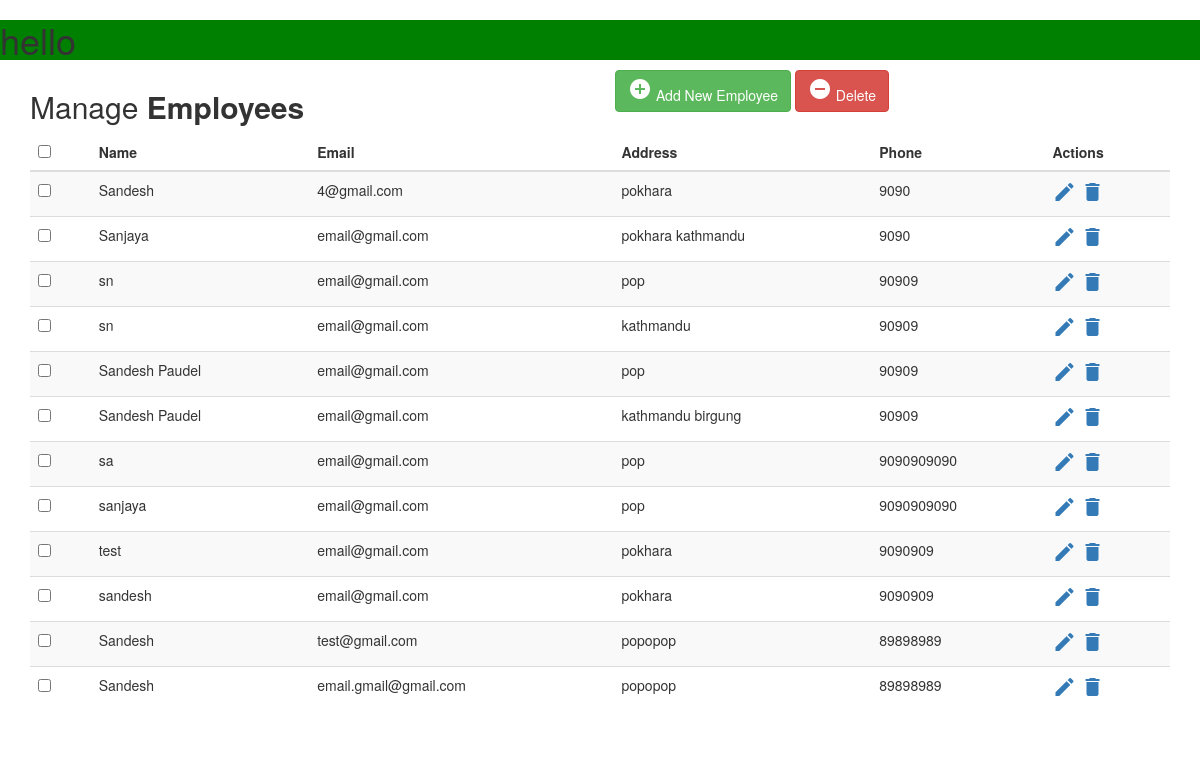
Before: / with the older database file.
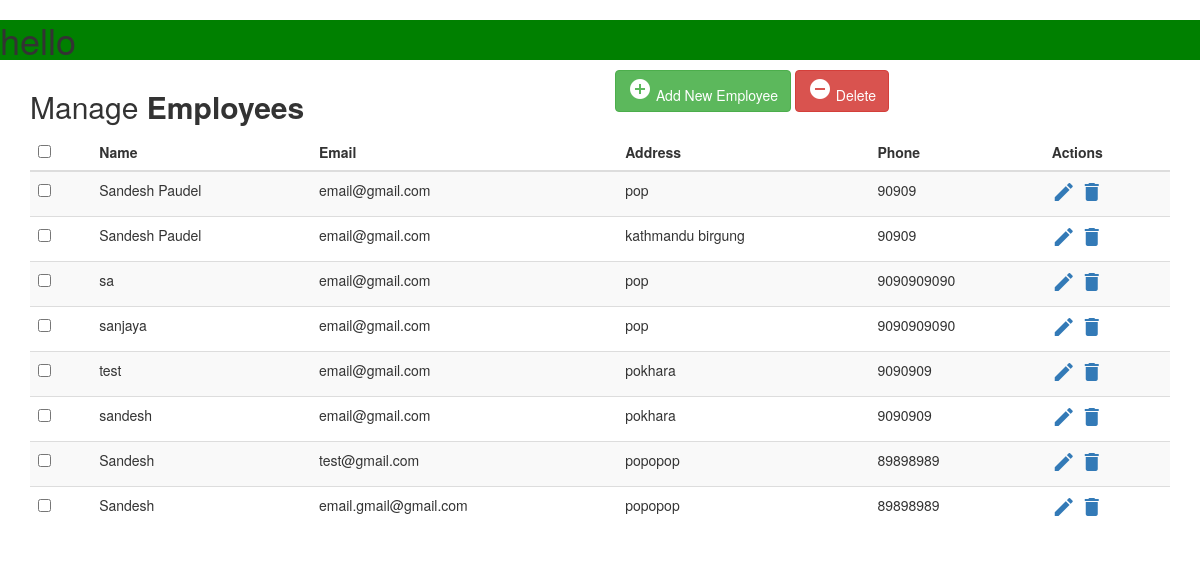
After: the same page with the newer database file.
### CRUD/models.py (models this page shows, shortened)
class Employees(models.Model):
    name = models.CharField(max_length=50)
    email = models.EmailField()
    address = models.CharField(max_length=50)
    phone = models.IntegerField(validators=[MaxValueValidator(9999999999)])

### Djangoprojects/views.py (the view)
# urls.py: path('', views.homePage),
def homePage(request):
    emp = Employees.objects.all()
    data = {
        "emp": emp,
    }
    return render(request, "index.html", data)

### templates/index.html (shortened to what this page needs)
<!DOCTYPE html>
<html lang="en">
<head>
  {% load static %}
<link rel="stylesheet" href="https://maxcdn.bootstrapcdn.com/font-awesome/4.7.0/css/font-awesome.min.css">
<link rel="stylesheet" href="https://maxcdn.bootstrapcdn.com/bootstrap/3.3.7/css/bootstrap.min.css">
<link rel="stylesheet" type="text/css" href="{% static 'static/style.css' %}">
  <body>
	<h1>hello</h1>
    <div class="container">
        <div class="table-wrapper">
            <div class="table-title">
                <div class="row">
                    <div class="col-sm-6">
						<h2>Manage <b>Employees</b></h2>
					</div>
					<div class="col-sm-6">
						<a href="#addEmployeeModal" class="btn btn-success" data-toggle="modal"><i class="material-icons">&#xE147;</i> <span>Add New Employee</span></a>
						<a href="#deleteEmployeeModal" class="btn btn-danger" data-toggle="modal"><i class="material-icons">&#xE15C;</i> <span>Delete</span></a>
					</div>
                </div>
            </div>
            <table class="table table-striped table-hover">
                <thead>
                    <tr>
						<th>
							<span class="custom-checkbox">
								<input type="checkbox" id="selectAll">
							</span>
						</th>
                        <th>Name</th>
                        <th>Email</th>
						<th>Address</th>
                        <th>Phone</th>
                        <th>Actions</th>
                    </tr>
                </thead>
				<tbody>
				{% for i in emp %}
					<tr>
						<td><span class="custom-checkbox">
							<input type="checkbox" id="selectAll">
						</span></td>
						<td>{{ i.name }}</td>
						<td>{{ i.email }}</td>
						<td>{{ i.address }}</td>
						<td>{{ i.phone }}</td>
						<td>
							<a href="#editEmployeeModal-{{forloop.counter}}" class="edit" data-toggle="modal"><i class="material-icons" data-toggle="tooltip" title="Edit">&#xE254;</i></a>
                            <a href="#deleteEmployeeModal-{{forloop.counter}}" class="delete" data-toggle="modal"><i class="material-icons" data-toggle="tooltip" title="Delete">&#xE872;</i></a>
						</td>
					</tr>
				{% endfor %}
				</tbody>
            </table>
    </div>
</body>
</html>

### static/style.css (style rules this page uses)
h1 { background-color: green; }

Changed rows visible on the page:
removed Employees: name "Sandesh", email "4@gmail.com", address "pokhara", phone "9090"
removed Employees: name "Sanjaya", email "email@gmail.com", address "pokhara kathmandu", phone "9090"
removed Employees: name "sn", email "email@gmail.com", address "pop", phone "90909"
removed Employees: name "sn", email "email@gmail.com", address "kathmandu", phone "90909"
